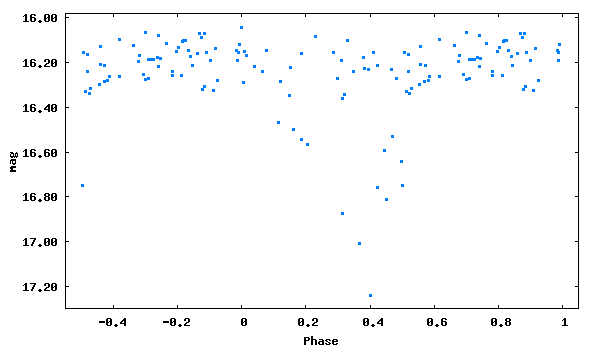

The script that saved this image:
set term png size 600,350 medium
set colors classic
set output 'phase_lc_13.png'
set xlabel 'Phase'
set ylabel 'mag'
#set title 'JDmax = 2446709.42200 + 0.3991261 x E'
set format y '%5.2f'
plot [-0.55:1.05][17.30:15.98] "phase_lc_13.dat" linecolor 3 pointtype 5 pointsize 0.3 title ""
